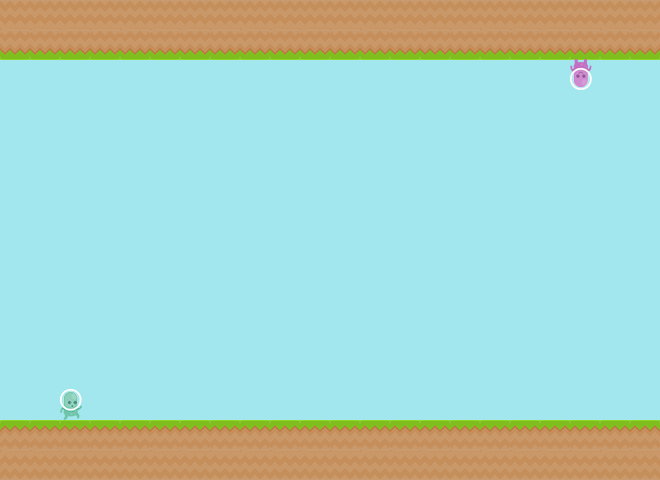

A 2D game scene composited from a Tiled map and its tileset images. What follows is a short description and the map's XML, with each tile layer's data collapsed to a summary:
An orthogonal 22x16 tile map with 30x30 px tiles, 2 tile layers (layer 1, layer2), 3 tilesets.

<map version="1.0" orientation="orthogonal" renderorder="right-down" width="22" height="16" tilewidth="30" tileheight="30" nextobjectid="1">
 <tileset firstgid="1" name="sheet0" tilewidth="30" tileheight="30" tilecount="169" columns="13">
  <image source="../graphics/sheet0.png" width="390" height="390" />
 </tileset>
 <tileset firstgid="170" name="sheet3" tilewidth="30" tileheight="30" tilecount="169" columns="13">
  <image source="../graphics/sheet3.png" width="390" height="390" />
 </tileset>
 <tileset firstgid="339" name="0" tilewidth="22" tileheight="31" tilecount="2" columns="0">
  <tile id="0">
   <image width="22" height="31" source="../graphics/g_stand.png" />
  </tile>
  <tile id="1">
   <image width="22" height="31" source="../graphics/p_jump1.png" />
  </tile>
 </tileset>
 <layer name="layer 1" width="22" height="16">
  <data>[352 cells, 352 non-empty, 1 distinct tile ids]</data>
 </layer>
 <layer name="layer2" width="22" height="16">
  <data>[352 cells, 90 non-empty, 6 distinct tile ids]</data>
 </layer>
</map>
